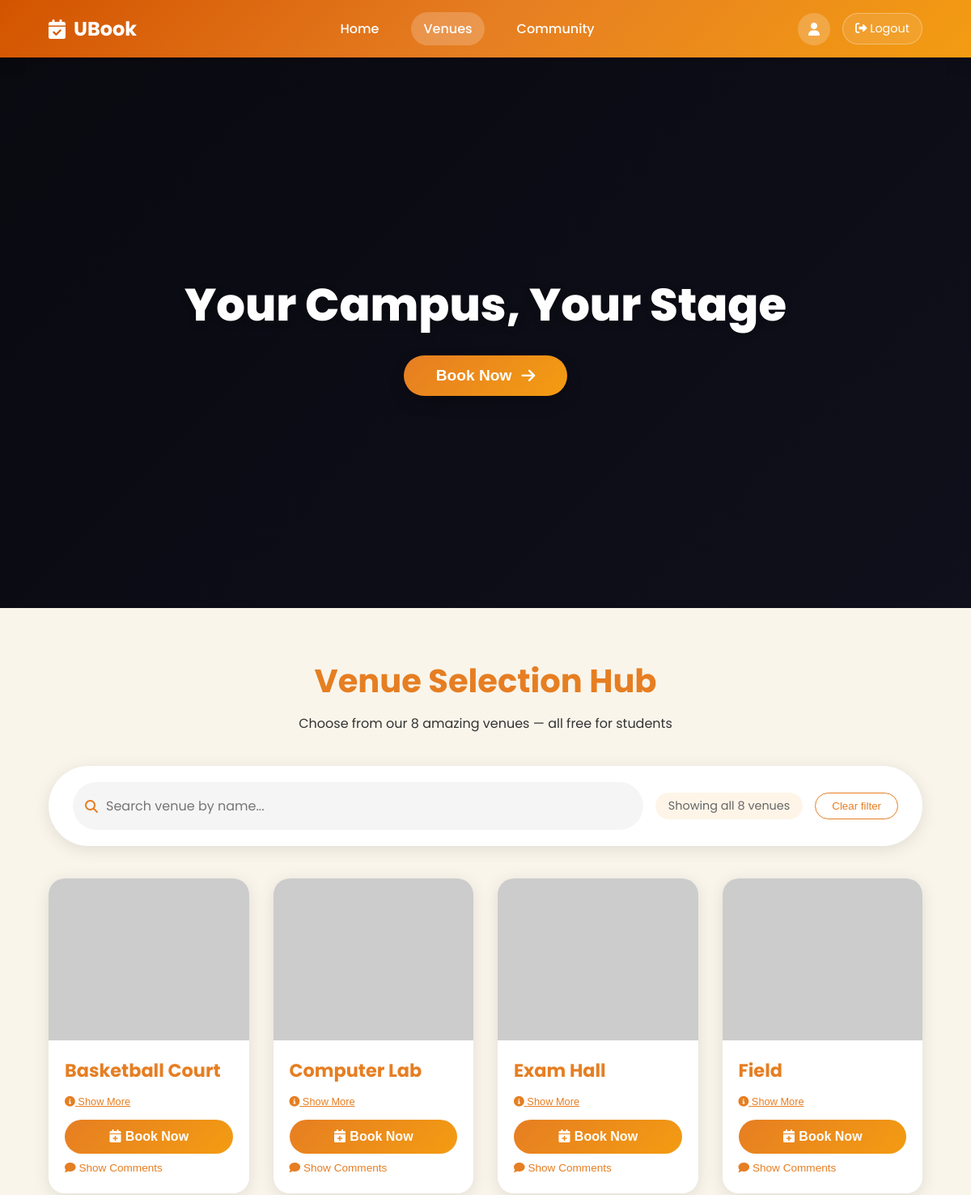
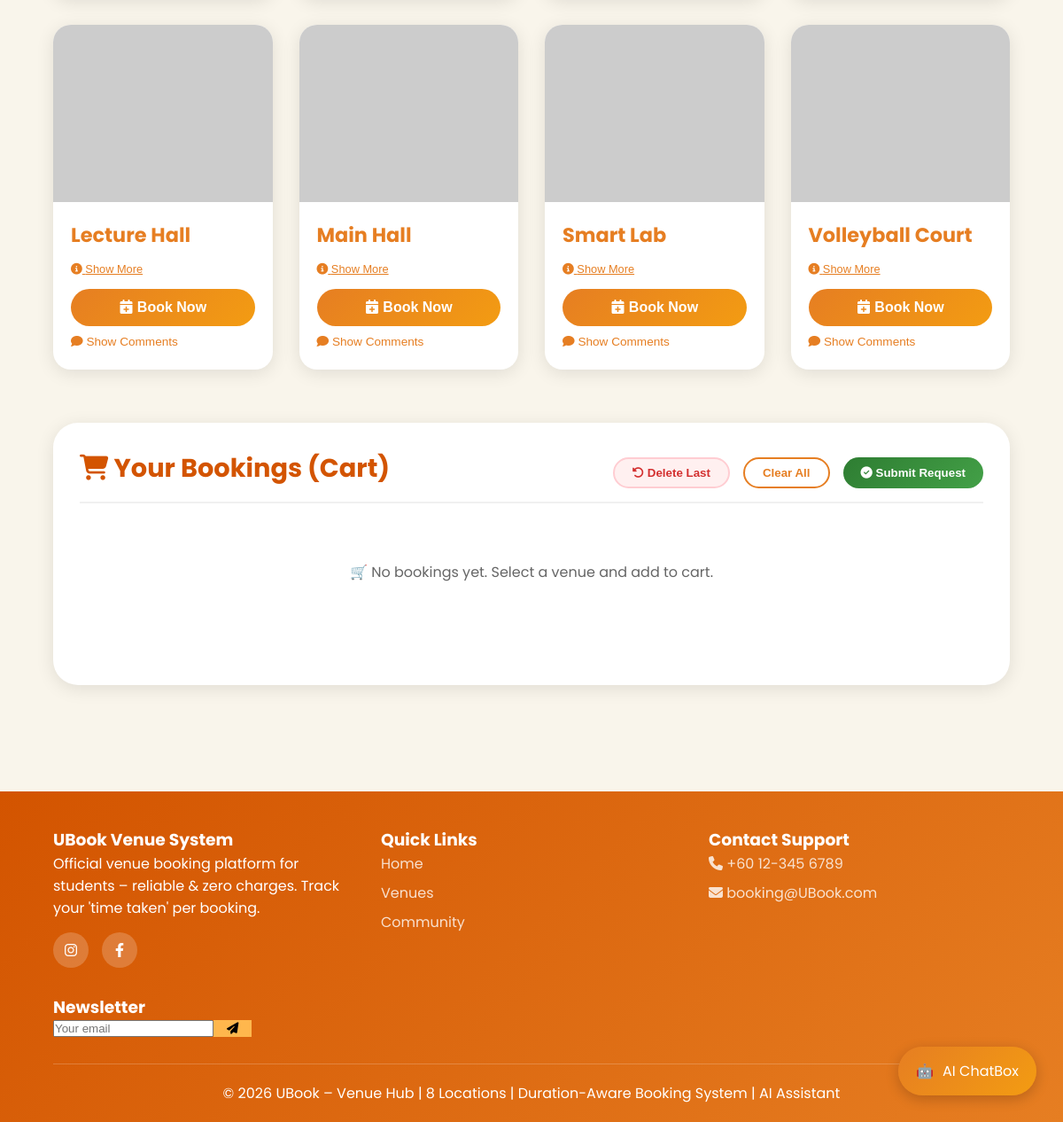
Page /venue.php on the committed database (2 pictures, top to bottom).
### tables this page shows
CREATE TABLE `venues` (
  `id` varchar(20) NOT NULL,
  `name` varchar(100) NOT NULL,
  `description` text DEFAULT NULL,
  `image_url` varchar(255) DEFAULT NULL
);

### venue.php (the view, shortened to what this page needs)
<?php
try {
    $pdo = new PDO("mysql:host=" . DB_HOST . ";dbname=" . DB_NAME . ";charset=utf8mb4", DB_USER, DB_PASS);
    $pdo->setAttribute(PDO::ATTR_ERRMODE, PDO::ERRMODE_EXCEPTION);
} catch (PDOException $e) {
    die("Database connection failed: " . $e->getMessage());
}
try {
    $pdo->exec("CREATE TABLE IF NOT EXISTS venues (
        id VARCHAR(20) PRIMARY KEY,
        name VARCHAR(100) NOT NULL,
        description TEXT,
        image_url VARCHAR(255)
    ) ENGINE=InnoDB DEFAULT CHARSET=utf8mb4");
    $pdo->exec("CREATE TABLE IF NOT EXISTS users (
        id VARCHAR(20) PRIMARY KEY,
        name VARCHAR(100) NOT NULL,
        email VARCHAR(100),
        profile_image VARCHAR(255)
    ) ENGINE=InnoDB DEFAULT CHARSET=utf8mb4");
    $pdo->exec("CREATE TABLE IF NOT EXISTS bookings (
        id INT AUTO_INCREMENT PRIMARY KEY,
        user_id VARCHAR(20) NOT NULL,
        student_name VARCHAR(100) NOT NULL,
        venue_id VARCHAR(20) NOT NULL,
        booking_date DATE NOT NULL,
        start_time TIME NOT NULL,
        duration_hours INT NOT NULL,
        comment TEXT,
        status ENUM('pending','confirmed','rejected') DEFAULT 'pending',
        created_at TIMESTAMP DEFAULT CURRENT_TIMESTAMP,
        FOREIGN KEY (venue_id) REFERENCES venues(id) ON DELETE CASCADE,
        FOREIGN KEY (user_id) REFERENCES users(id) ON DELETE CASCADE
    ) ENGINE=InnoDB DEFAULT CHARSET=utf8mb4");
    $pdo->exec("CREATE TABLE IF NOT EXISTS venue_comments (
        id INT AUTO_INCREMENT PRIMARY KEY,
        venue_id VARCHAR(20) NOT NULL,
        user_id VARCHAR(20) NOT NULL,
        comment TEXT NOT NULL,
        created_at TIMESTAMP DEFAULT CURRENT_TIMESTAMP,
        FOREIGN KEY (venue_id) REFERENCES venues(id) ON DELETE CASCADE,
        FOREIGN KEY (user_id) REFERENCES users(id) ON DELETE CASCADE
    ) ENGINE=InnoDB DEFAULT CHARSET=utf8mb4");
    $pdo->exec("CREATE TABLE IF NOT EXISTS comment_likes (
        comment_id INT NOT NULL,
        user_id VARCHAR(20) NOT NULL,
        PRIMARY KEY (comment_id, user_id),
        FOREIGN KEY (comment_id) REFERENCES venue_comments(id) ON DELETE CASCADE,
        FOREIGN KEY (user_id) REFERENCES users(id) ON DELETE CASCADE
    ) ENGINE=InnoDB DEFAULT CHARSET=utf8mb4");
} catch (PDOException $e) {
}
$venues = $pdo->query("SELECT id, name, description, image_url FROM venues ORDER BY id")->fetchAll(PDO::FETCH_ASSOC);
?>
<!DOCTYPE html>
<html lang="en">
<head>
    <link rel="stylesheet" href="https://cdnjs.cloudflare.com/ajax/libs/font-awesome/6.4.0/css/all.min.css">
</head>
<body>
    <header>
        <div class="logo"><a href="main.menu.php"><i class="fas fa-calendar-check"></i><span>UBook</span></a></div>
        <div class="nav-links">
            <a href="main.menu.php">Home</a>
            <a href="venue.php" class="active">Venues</a>
            <a href="Community.php">Community</a>
        </div>
        <div class="header-icons">
            <a href="profile.php" class="icon-button"><i class="fas fa-user"></i></a>
            <a href="logout.php" class="logout-btn"><i class="fas fa-sign-out-alt"></i> Logout</a>
        </div>
    </header>
    <section class="hero-video">
        <video autoplay muted loop playsinline poster="">
            <source src="video1.mp4" type="video/mp4">
        </video>
        <div class="hero-overlay"></div>
        <div class="hero-content">
            <h1>Your Campus, Your Stage</h1>
            <button class="explore-btn" id="exploreMoreBtn">
                Book Now <i class="fas fa-arrow-right"></i>
            </button>
        </div>
    </section>
    <main class="booking-main" id="bookingMainArea">
        <div class="step-header">
            <h2>Venue Selection Hub</h2>
            <p>Choose from our 8 amazing venues — all free for students</p>
        </div>
        <div class="filter-section">
            <div class="filter-search">
                <i class="fas fa-search"></i>
                <input type="text" id="filterInput" placeholder="Search venue by name...">
            </div>
            <div class="filter-stats" id="filterStats">Showing all 8 venues</div>
            <button class="clear-filter" id="clearFilterBtn">Clear filter</button>
        </div>
        <div class="venues-grid" id="venuesGrid">
            <?php foreach ($venues as $venue): ?>
            <div class="venue-card" data-venue-id="<?= htmlspecialchars($venue['id']) ?>" data-venue-name="<?= htmlspecialchars($venue['name']) ?>">
                <div class="venue-img">
                    <img src="<?= htmlspecialchars($venue['image_url'] ?? 'https://placehold.co/400x200?text=Venue+Image') ?>"
                         alt="<?= htmlspecialchars($venue['name']) ?>"
                         onerror="this.src='https://placehold.co/400x200?text=Venue+Image'">
                </div>
                <div class="venue-info">
                    <h3><?= htmlspecialchars($venue['name']) ?></h3>
                    <button class="toggle-desc-btn" data-venue-id="<?= htmlspecialchars($venue['id']) ?>">
                        <i class="fas fa-info-circle"></i> Show More
                    </button>
                    <button class="book-btn" data-id="<?= htmlspecialchars($venue['id']) ?>" data-name="<?= htmlspecialchars($venue['name']) ?>">
                        <i class="fas fa-calendar-plus"></i> Book Now
                    </button>
                    <div class="comments-wrapper" data-venue-id="<?= htmlspecialchars($venue['id']) ?>">
                        <button class="toggle-comments-btn"><i class="fas fa-comment"></i> Show Comments</button>
                    </div>
                </div>
            </div>
            <?php endforeach; ?>
        </div>
        <div class="cart-section" id="cartSection">
            <div class="cart-header">
                <h3><i class="fas fa-shopping-cart"></i> Your Bookings (Cart)</h3>
                <div class="cart-actions">
                    <button class="btn-outline btn-danger" id="deleteLastBtn"><i class="fas fa-undo-alt"></i> Delete Last</button>
                    <button class="btn-outline" id="clearCartBtn">Clear All</button>
                    <button class="btn-outline btn-success" id="confirmBookingBtn"><i class="fas fa-check-circle"></i> Submit Request</button>
                </div>
            </div>
            <div id="cartItemsContainer" class="cart-items-list">
            </div>
        </div>
    </main>
    <div class="chat-launcher" onclick="toggleChat()"><span class="chat-icon">🤖</span><span class="chat-text">AI ChatBox</span></div>
    <footer>
        <div class="footer-content">
            <div class="footer-column">
                <h3>UBook Venue System</h3>
                <p>Official venue booking platform for students – reliable & zero charges. Track your 'time taken' per booking.</p>
                <div class="social-links">
                    <a href="#" class="icon-button"><i class="fab fa-instagram"></i></a>
                    <a href="#" class="icon-button"><i class="fab fa-facebook-f"></i></a>
                </div>
            </div>
            <div class="footer-column">
                <h3>Quick Links</h3>
                <div class="footer-links">
                    <a href="main.menu.php">Home</a>
                    <a href="venue.php">Venues</a>
                    <a href="Community.php">Community</a>
                </div>
            </div>
            <div class="footer-column">
                <h3>Contact Support</h3>
                <div class="footer-links">
                    <a href="#"><i class="fas fa-phone"></i> +60 12-345 6789</a>
                    <a href="#"><i class="fas fa-envelope"></i> booking@UBook.com</a>
                </div>
            </div>
            <div class="footer-column newsletter">
                <h3>Newsletter</h3>
                <div class="newsletter-form" style="display:flex;">
                    <input type="email" placeholder="Your email">
                    <button style="background:#ffb74d; border:none; padding:0 15px;"><i class="fas fa-paper-plane"></i></button>
                </div>
            </div>
        </div>
        <div class="copyright">
            <p>&copy; 2026 UBook – Venue Hub | 8 Locations | Duration-Aware Booking System | AI Assistant</p>
        </div>
    </footer>
</body>
</html>

### rows in the picture
venues: name "Basketball Court"
venues: name "Computer Lab"
venues: name "Exam Hall"
venues: name "Field"
venues: name "Lecture Hall"
venues: name "Main Hall"
venues: name "Smart Lab"
venues: name "Volleyball Court"
